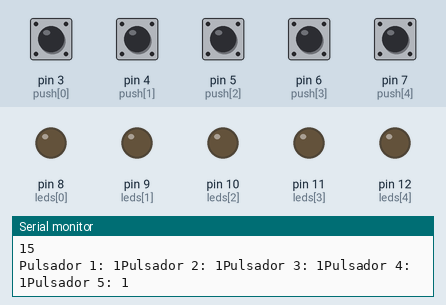
Simulated run of this sketch. Board: Arduino Uno, built with avr-gcc and run on an emulated ATmega328P. On the bench: output pins drawn as LEDs (lit = HIGH), the last lines printed to the serial monitor. The test bench sets the inputs (shaded band); at power-on: pin 3 (push[0]), pin 4 (push[1]), pin 5 (push[2]), pin 6 (push[3]), pin 7 (push[4]) HIGH.

Above: at 1.2 s.
1.3 s: pin 3 (push[0]) pulled LOW for 0.15 s
At 2.4 s:
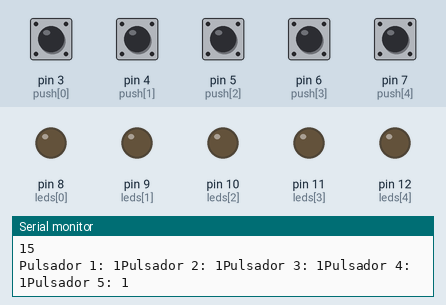
2.9 s: pin 4 (push[1]) pulled LOW for 0.15 s
At 3.04 s:
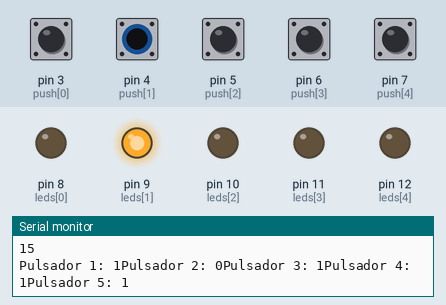
4.6 s: pin 5 (push[2]) pulled LOW for 0.15 s
At 4.75 s:
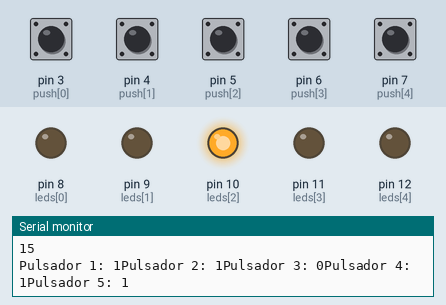
6.3 s: pin 6 (push[3]) pulled LOW for 0.15 s
At 6.41 s:
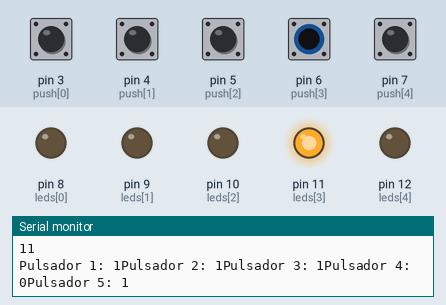
8.0 s: pin 7 (push[4]) pulled LOW for 0.15 s
At 8.12 s:
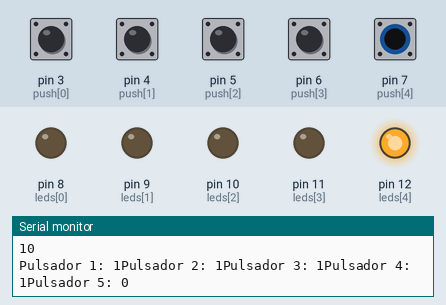
Timing chart, 0 to 11.0 s (numbered marks = the images above; inputs shaded):
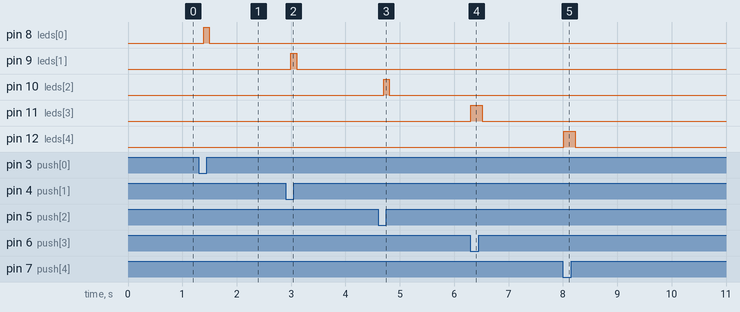

Measured:
- after the input at 1.3 s, pin 8 (leds[0]): LOW → HIGH after 0.10 s, → LOW 0.10 s later
- after the input at 2.9 s, pin 9 (leds[1]): LOW → HIGH after 0.10 s, → LOW 0.10 s later
- after the input at 4.6 s, pin 10 (leds[2]): LOW → HIGH after 0.11 s, → LOW 0.10 s later
- after the input at 6.3 s, pin 11 (leds[3]): LOW → HIGH at once, → LOW 0.21 s later
- after the input at 8.0 s, pin 12 (leds[4]): LOW → HIGH at once, → LOW 0.21 s later

The sketch:

EXAMEN.ino
```cpp
int push[5] = {3, 4, 5, 6, 7};
int value[5];
int leds[5] = {8, 9, 10, 11, 12};


void setup() {
  // put your setup code here, to run once:
  for (int i = 0; i < 5; i++ ) {
    pinMode(push[i], INPUT_PULLUP);
    pinMode(leds[i], OUTPUT);
  }

  Serial.begin(9600);
}

int pushes = 0;
void loop() {

  for (int i = 0; i < 5; i++)
  {
    value[i] = digitalRead(push[i]);
  }

  Serial.println("Pulsador 1: " + String(value[0]) + "Pulsador 2: " + String(value[1]) + "Pulsador 3: " + String(value[2]) + "Pulsador 4: " + String(value[3]) + "Pulsador 5: " + String(value[4]));


  for (int i = 1; i <= 5; i++)
  {
    pushes = pushes + (value[i-1]*i);
  }


  for (int i = 0; i < 5; i++)
  {
    digitalWrite(leds[i], 0);
  }


  Serial.println(pushes);
  switch (pushes)
  {
    case 14:
      digitalWrite(leds[0], 1);
      break;

    case 13:
      digitalWrite(leds[1], 1);
      break;

    case 12:

      digitalWrite(leds[2], 1);
      break;
    case 11:
      digitalWrite(leds[3], 1);
      break;
    case 10:
      digitalWrite(leds[4], 1);
      break;

  }
  pushes = 0;
  delay(100);

}
```
